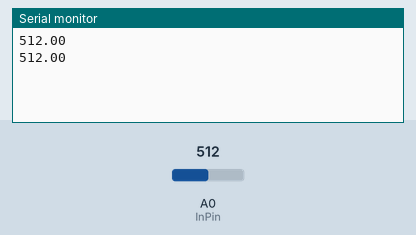
A sketch run on a simulated Arduino Uno, built with avr-gcc and run on an emulated ATmega328P. On the bench: the last lines printed to the serial monitor. The inputs (shaded band) are chosen by the test bench; at power-on: A0 (InPin) = 512.

Above: at 6.3 s.
6.4 s: A0 (InPin) set to 716
At 11.9 s:
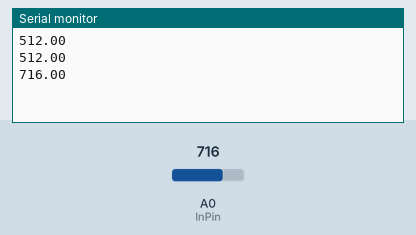
12.6 s: A0 (InPin) set to 900
At 18.0 s:
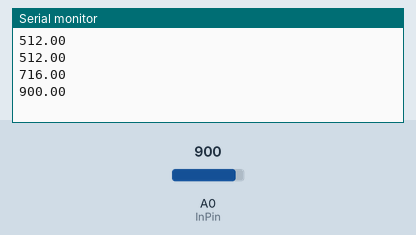
Timing chart, 0 to 19.5 s (numbered marks = the images above; inputs shaded):
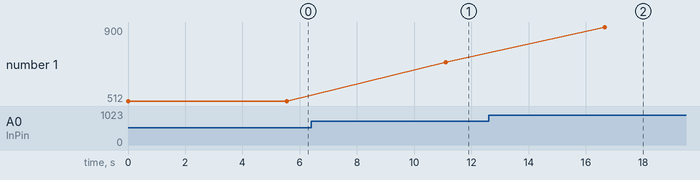

Measured:
- after the input at 6.4 s, the serial monitor: prints a new line after 4.7 s (image 1)
- after the input at 12.6 s, the serial monitor: prints a new line after 4.1 s (image 2)
- plotted number 1: 512 → 716 after the input at 6.4 s, 716 → 900 after the input at 12.6 s

The sketch:

Servo_frem_og_tilbake.ino
```cpp
const int pulsePin = 10;        // Define the pin you want to generate pulses on
const float CWdirection = 1;    // Pulse duration in milliseconds (1 second)  - Clockwise direction
const float CCWdirection = 2;   // Pulse duration in milliseconds (1 second) - Counter clockwise direction
const int CWsteps = 50;         // Number of steps in clockwise direction
const int CCWsteps = 50;        // Number of steps in counter clockwise direction
const int InPin = A0;           // Activate the analog input A0
const int frequency = 100;      // Set the frequency of the pulses
const int flex = 50;            // Resistance in flex. Under variable is stretched fingers
const int bent = 80;            // Resistance in flex. Over variable is bent finger


// Generate a pulse by setting the pin to HIGH, setting duration of the puls, and setting the pin LOW again.
// Here Clockwise direction
void counterclockwise(){
  for (int step = 1; step <= CWsteps; step++) {
      digitalWrite(pulsePin, HIGH);
      delay(CWdirection);
      digitalWrite(pulsePin, LOW);
      delay(frequency);
}}

// Generate a pulse by setting the pin to HIGH, setting duration of the puls, and setting the pin LOW again.
// Here Counter clockwise direction
void clockwise(){
  for (int step = 1; step <= CCWsteps; step++) {
      digitalWrite(pulsePin, HIGH);
      delay(CCWdirection);
      digitalWrite(pulsePin, LOW);
      delay(frequency);

}}

void setup() {
  pinMode(pulsePin, OUTPUT);  // Set the pulsePin as an output
  pinMode(InPin, INPUT);      // Set input
  Serial.begin(9600);         // Lagringsbuffer, grei å ha

}

void loop() {
      float read = analogRead(InPin); // declear and read flex
      Serial.println(read);           // Prints varable from flex.
      delay(500);                     // Thinkingbreak

      if(read < flex){                // Calles function to turn servo clockwise if finger is flexed
      clockwise();
      }

      if(read > 80){                  // Calles function to turn servi counterclockwise if finger is bent.
      counterclockwise();
      }


}
```
